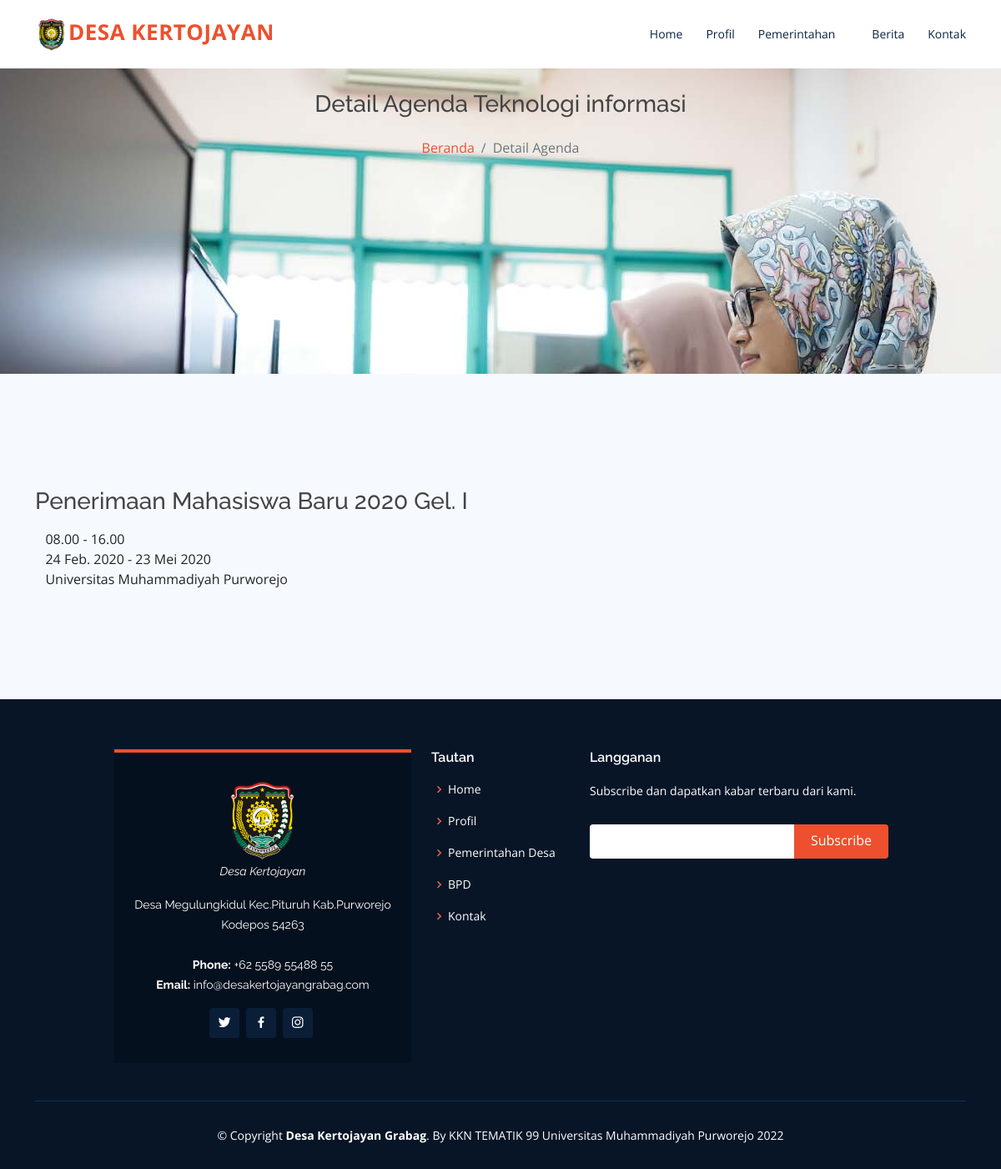
The page /agenda/detail/2 on the database its author committed.
### tables this page shows
CREATE TABLE `agenda` (
  `idagenda` int(11) NOT NULL,
  `agenda_detail` text NOT NULL,
  `agenda_day` varchar(32) NOT NULL,
  `agenda_time` varchar(64) NOT NULL,
  `location_agenda` varchar(255) NOT NULL,
  `time_agenda` varchar(255) NOT NULL,
  `agenda_month` varchar(32) NOT NULL,
  `agenda_date` varchar(32) NOT NULL,
  `agenda_description` text NOT NULL,
  `agenda_penyelenggara` varchar(255) NOT NULL,
  `agenda_contact` varchar(64) NOT NULL,
  `img_agenda` text NOT NULL
);

### application/controllers/Agenda.php (called while the page is built, shortened)
<?php
class Agenda extends CI_Controller
{
    public function __construct()
    {
        $this->load->model('Beranda_m');
    }
    public function detail($idagenda)
    {
        $data['detail']             = $this->Beranda_m->getDataAgendaById($idagenda);
        $data['frontdatarow']       = $this->Beranda_m->getAllDataRow();
        $data['newsrow']            = $this->Beranda_m->getDataNewsRow();
        $this->load->view('templates/header', $data);
        $this->load->view('agenda/detailagenda', $data);
        $this->load->view('templates/footer', $data);
    }
}

### index.php (called while the page is built, shortened)
<?php
require_once BASEPATH.'core/CodeIgniter.php';

### application/models/Beranda_m.php (called while the page is built, shortened)
<?php
class Beranda_m extends CI_Model
{
    public function getDataAgendaById($idagenda)
    {
        return $this->db->get_where('agenda', array('idagenda' => $idagenda))->row();
    }
}

### application/views/agenda/detailagenda.php (the view, shortened to what this page needs)
<section id="hero_sub_head" class="d-flex justify-content-center mt-5" style="background-image: url('<?= base_url() ?>assets/img/header/sub-header3.jpg');">
    <div id="breadcrumb" class="container " data-aos="zoom-out" data-aos-delay="100">
        <h3 class="text-center">Detail Agenda<span> Teknologi informasi</span>
        </h3>
        <nav aria-label="breadcrumb ">
            <ol class="breadcrumb bg-transparent justify-content-center">
                <li class="breadcrumb-item"><a href="<?= base_url() ?>">Beranda</a></li>
                <li class="breadcrumb-item active " aria-current="page">Detail Agenda</li>
            </ol>
        </nav>
    </div>
</section>
<section class="pengumuman section-bg">
    <div class="container">
        <?php
        if (isset($detail)) {
        ?>
            <div class="row  ">
                <div class="col-md-12">
                    <div class="timeline">
                        <div class="col-md-12">
                            <div class="tl-item">
                                <div class="tl-circle">&nbsp;</div>
                            </div>
                            <div class="tl-item">
                                <div class="tl-circle">&nbsp;</div>
                            </div>
                            <div class="tl-item">
                                <div class="tl-event">
                                    <div class="agenda-title">
                                        <h3 class="ml-5 mt-1"><?= $detail->agenda_detail; ?></h3>
                                        <span class="ml-5 text-dark"><i class="icofont-clock-time pr-1"></i><?= $detail->agenda_time; ?></span>
                                        <br>
                                        <span class="ml-5 text-dark"><i class="icofont-calendar pr-1"></i><?= $detail->time_agenda; ?></span>
                                        <br>
                                        <span class="ml-5 text-dark"><i class="icofont-location-pin pr-1"></i><?= $detail->location_agenda; ?></span>
                                        <br>
                                        <span class="ml-5 text-dark"><i class="icofont-ui-user-group pr-1"></i><?= $detail->agenda_penyelenggara; ?></span>
                                        <br>
                                        <span class="ml-5 text-dark"><i class="icofont-ui-contact-list pr-1"></i><?= $detail->agenda_contact; ?></span>
                                    </div>
                                </div>
                            </div>
                            <div class="tl-item">
                                <div class="tl-end">&nbsp;</div>
                            </div>
                        </div>
                    </div>
                </div>
            </div>
        <?php
        } else {
            echo "";
        }
        ?>
    </div>
</section>

### assets/css/style.css (style rules this page uses)
body { font-family: "Open Sans", sans-serif; color: #444444; }
a { color: #ed502e; text-decoration: none; }
h1, h2, h3, h4, h5, h6 { font-family: "Raleway", sans-serif; }
@media (prefers-reduced-motion: no-preference) { :root { scroll-behavior: auto; } }
#hero_sub_head { width: 100%; height: 50vh; background-color: rgba(4, 12, 21, 0.8); overflow: hidden; position: relative; }
section { padding: 60px 0; }
.section-bg { background-color: #f6f9fd; }
.breadcrumb { padding: 15px 0; background: #f6f9fd; min-height: 40px; margin-top: 1 5vh; }

### rows shown on the page
agenda: agenda_detail "Penerimaan Mahasiswa Baru 2020 Gel. I", agenda_time "08.00 - 16.00", time_agenda "24 Feb. 2020 - 23 Mei 2020", location_agenda "Universitas Muhammadiyah Purworejo"
